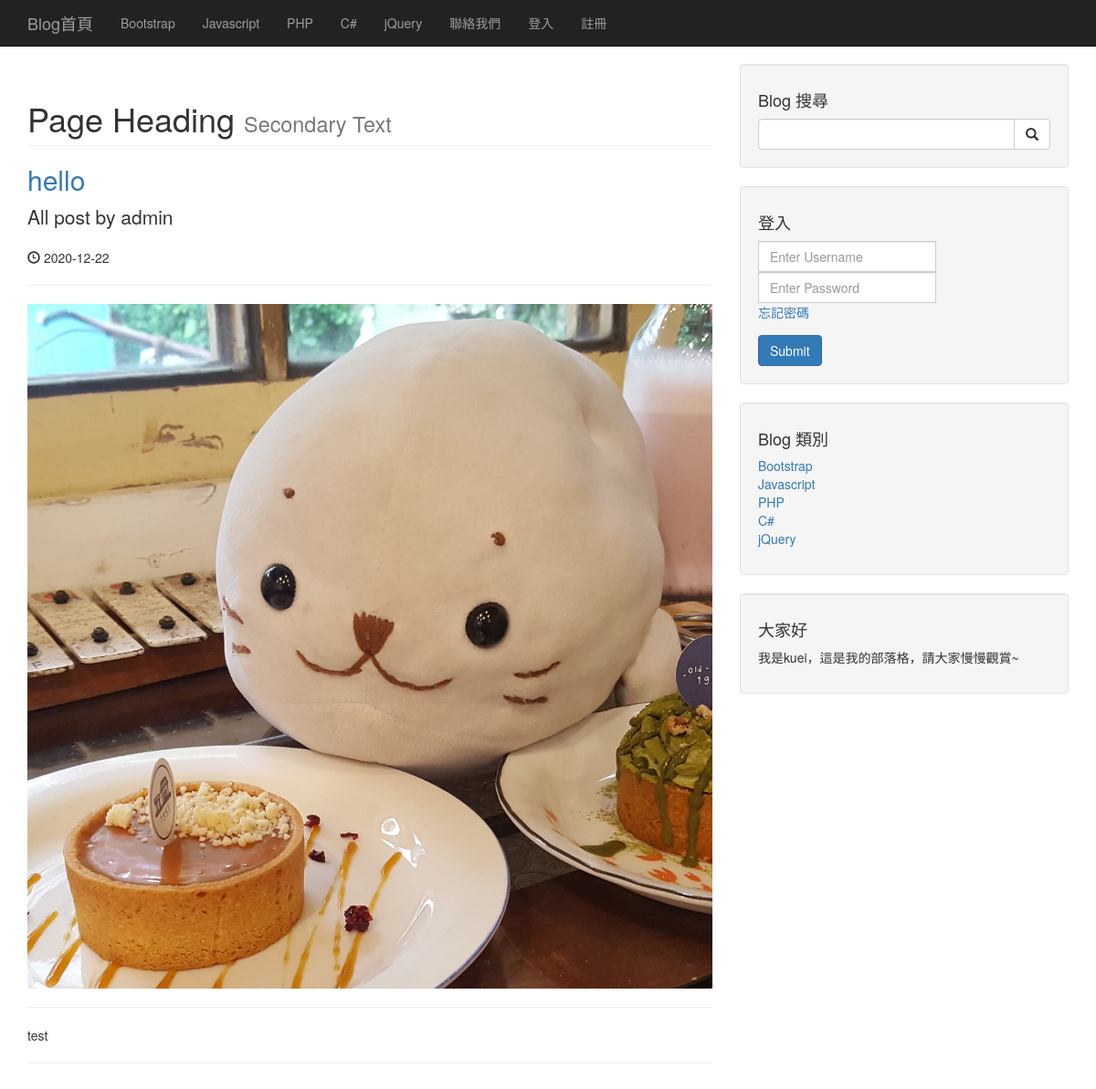
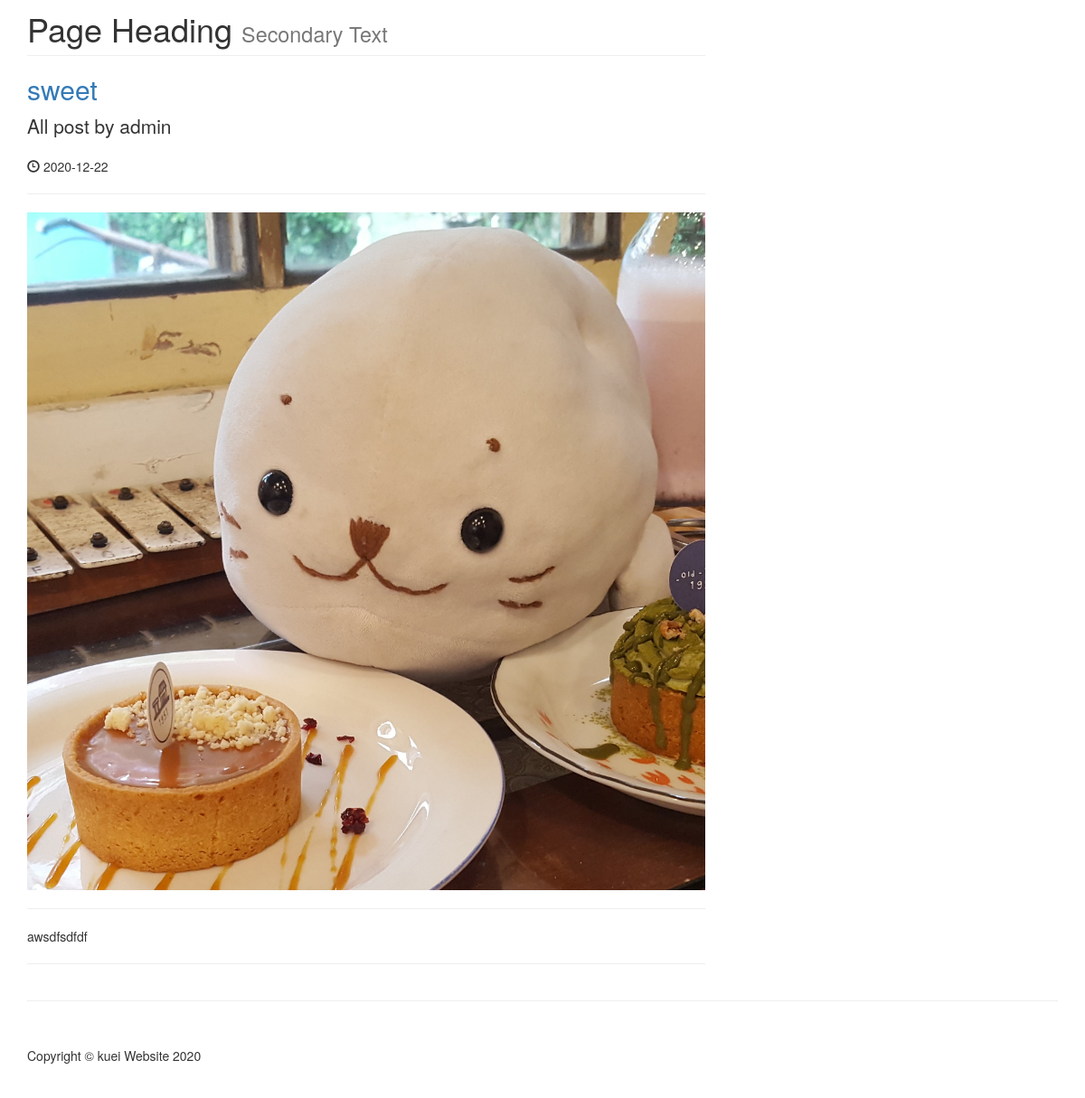
The app's page /author_posts.php?author=admin&p_id=42 with its own data (2 pictures, top to bottom).
### tables this page shows
CREATE TABLE `categories` (
  `cat_id` int(3) NOT NULL,
  `cat_title` varchar(255) NOT NULL
);

CREATE TABLE `posts` (
  `post_id` int(3) NOT NULL,
  `post_category_id` int(3) NOT NULL,
  `post_title` varchar(255) NOT NULL,
  `post_author` varchar(255) NOT NULL,
  `post_user` varchar(255) NOT NULL,
  `post_date` date NOT NULL,
  `post_image` text NOT NULL,
  `post_content` text NOT NULL,
  `post_tags` varchar(255) NOT NULL,
  `post_comment_count` int(11) NOT NULL,
  `post_status` varchar(255) NOT NULL DEFAULT 'draft',
  `post_views_count` int(11) NOT NULL,
  `likes` int(11) NOT NULL
);

### admin/functions.php (called while the page is built, shortened)
<?php
function isLoggedIn()
{
    return false;
}
?>

### author_posts.php (the view, shortened to what this page needs)
<?php include "includes/header.php"; ?>
<?php include "includes/navigation.php"; ?>
<div class="container">
    <div class="row">
        <div class="col-md-8">
            <?php
            if (isset($_GET['p_id'])) {
                $the_post_author = $_GET['author'];
            }
            $query = "SELECT * FROM posts WHERE post_user = '$the_post_author'";
            $select_all_posts_query = mysqli_query($connection, $query);
            while ($row = mysqli_fetch_assoc($select_all_posts_query)) {
                $post_title = $row['post_title'];
                $post_author = $row['post_user'];
                $post_date = $row['post_date'];
                $post_image = $row['post_image'];
                $post_content = $row['post_content'];
            ?>
                <h1 class="page-header">
                    Page Heading
                    <small>Secondary Text</small>
                </h1>
                <h2>
                    <a href="#"><?php echo $post_title ?></a>
                </h2>
                <p class="lead">
                    All post by <?php echo $post_author ?>
                </p>
                <p><span class="glyphicon glyphicon-time"></span> <?php echo $post_date ?></p>
                <hr>
                <img class="img-responsive" src="images/<?php echo $post_image ?>" alt="">
                <hr>
                <p><?php echo $post_content ?></p>
                <hr>
            <?php } ?>
        </div>
        <?php include "includes/sidebar.php"; ?>
    </div>
    <hr>
    <?php include "includes/footer.php"; ?>

### includes/navigation.php (shortened to what this page needs)
<nav class="navbar navbar-inverse navbar-fixed-top" role="navigation">
    <div class="container">
        <div class="navbar-header">
            <a class="navbar-brand" href="./index.php">Blog首頁</a>
        </div>
        <div class="collapse navbar-collapse" id="bs-example-navbar-collapse-1">
            <ul class="nav navbar-nav">
                <?php
                $query = "SELECT * FROM categories";
                $select_all_categories_query = mysqli_query($connection, $query);
                while ($row = mysqli_fetch_assoc($select_all_categories_query)) {
                    $cat_title = $row['cat_title'];
                    $cat_id = $row['cat_id'];
                    $category_class = '';
                    $registration_class = '';
                    echo "<li class='$category_class'><a href='category.php?category=$cat_id'>{$cat_title}</a></li>";
                }
                ?>
                <li><a href="contact.php">聯絡我們</a></li>
                <?php if (isLoggedIn()) : ?>
                    <li>
                        <a href="admin">管理者介面</a>
                    </li>
                    <li>
                        <a href="includes/logout.php">登出</a>
                    </li>
                <?php else : ?>
                    <li>
                        <a href="login.php">登入</a>
                    </li>
                <?php endif; ?>
                <li class='<?php echo $registration_class; ?>'>
                    <a href="registration.php">註冊</a>
                </li>
            </ul>
        </div>
    </div>
</nav>

### includes/sidebar.php (shortened to what this page needs)
<div class="col-md-4">
    <div class="well">
        <h4>Blog 搜尋</h4>
        <form action="search.php" method="post">
            <div class="input-group">
                <input name="search" type="text" class="form-control">
                <span class="input-group-btn">
                    <button name="submit" class="btn btn-default" type="submit">
                        <span class="glyphicon glyphicon-search"></span>
                    </button>
                </span>
            </div>
        </form>
    </div>
    <div class="well">
    <?php if(isset($_SESSION['user_role'])): ?>
        <h4>Logged in as <?php echo $_SESSION['username']; ?></h4>
        <a href="includes/logout.php" class="btn btn-primary">登出</a>
    <?php else: ?>
        <h4>登入</h4>
        <form method="post">
            <div class="input-group">
                <input name="username" type="text" class="form-control" placeholder="Enter Username">
            </div>
            <div class="input-group">
                <input name="password" type="password" class="form-control" placeholder="Enter Password">
            </div>
            <div class="form-group">
                <a href="forgot.php?forgot=<?php echo uniqid(true); ?>">忘記密碼</a>
            </div>
            <button class="btn btn-primary" name="login" type="submit">Submit</button>
        </form>
    <?php endif; ?>
    </div>
    <div class="well">
        <?php
        $query = "SELECT * FROM categories";
        $select_categories_sidebar = mysqli_query($connection, $query);
        ?>
        <h4>Blog 類別</h4>
        <div class="row">
            <div class="col-lg-12">
                <ul class="list-unstyled">
                    <?php
                    while ($row = mysqli_fetch_assoc($select_categories_sidebar)) {
                        $cat_title = $row['cat_title'];
                        $cat_id = $row['cat_id'];
                        echo "<li><a href='category.php?category=$cat_id'>{$cat_title}</a></li>";
                    }
                    ?>
                </ul>
            </div>
        </div>
    </div>
    <?php include "includes/widget.php"; ?>
</div>

### css/blog-home.css (style rules this page uses)
body { padding-top: 70px; }

### records on screen
categories: cat_title "Bootstrap"
categories: cat_title "Javascript"
categories: cat_title "PHP"
categories: cat_title "C#"
categories: cat_title "jQuery"
posts: post_title "hello", post_user "admin", post_date "2020-12-22", post_image (picture), post_content "test"
posts: post_title "sweet", post_user "admin", post_date "2020-12-22", post_image (picture), post_content "awsdfsdfdf"
